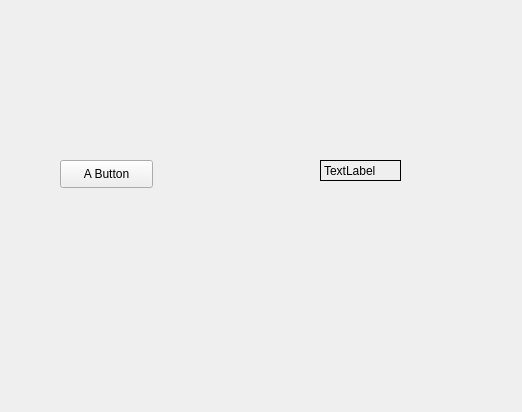
<?xml version="1.0" encoding="UTF-8"?>
<ui version="4.0">
 <class>Form</class>
 <widget class="QWidget" name="Form">
  <property name="geometry">
   <rect>
    <x>0</x>
    <y>0</y>
    <width>522</width>
    <height>412</height>
   </rect>
  </property>
  <property name="windowTitle">
   <string>Form</string>
  </property>
  <widget class="QPushButton" name="Anaekran">
   <property name="geometry">
    <rect>
     <x>60</x>
     <y>160</y>
     <width>93</width>
     <height>28</height>
    </rect>
   </property>
   <property name="text">
    <string>A Button</string>
   </property>
  </widget>
  <widget class="QLabel" name="label">
   <property name="geometry">
    <rect>
     <x>320</x>
     <y>160</y>
     <width>81</width>
     <height>21</height>
    </rect>
   </property>
   <property name="mouseTracking">
    <bool>false</bool>
   </property>
   <property name="frameShape">
    <enum>QFrame::Box</enum>
   </property>
   <property name="text">
    <string>TextLabel</string>
   </property>
  </widget>
 </widget>
 <resources/>
 <connections/>
</ui>
